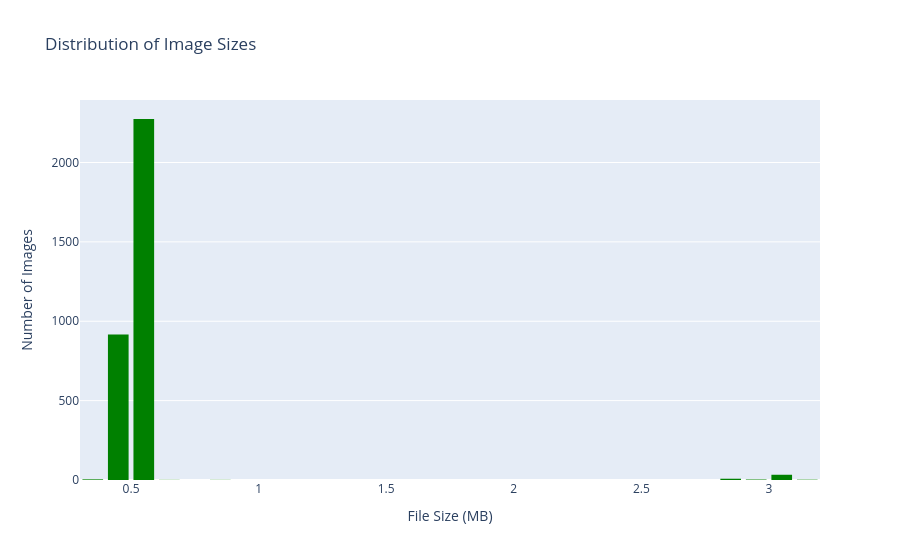

The notebook cell saved with this chart:
### Code cell
sizes_MB = []
for img_path in df["img_path"]:

    img = cv2.imread(img_path)

    size = os.path.getsize(img_path)
    sizes_MB.append(size/1_000_000)

fig = px.histogram(x=sizes_MB, nbins = 50, title = "Distribution of Image Sizes")
fig.update_layout(xaxis_title = "File Size (MB)",
                 yaxis_title = "Number of Images",
                 showlegend = False,
                 bargap = 0.1,
                 bargroupgap = 0.1)
fig.update_traces(marker = dict(color = "green"))
fig.show()

### Figure 1 — Plotly figure (JSON) as saved in the notebook; plotly's stock layout.template omitted (floating-point values rounded to 4 significant figures; data arrays with more than 128 entries replaced by an {"elided": "..."} marker saying what was removed)
{"data": [{"alignmentgroup": "True", "bingroup": "x", "hovertemplate": "x=%{x}<br>count=%{y}<extra></extra>", "legendgroup": "", "marker": {"color": "green", "pattern": {"shape": ""}}, "name": "", "nbinsx": 50, "offsetgroup": "", "orientation": "v", "showlegend": false, "x": {"elided": "3242 float values"}, "xaxis": "x", "yaxis": "y", "type": "histogram"}], "layout": {"xaxis": {"anchor": "y", "domain": [0, 1], "title": {"text": "File Size (MB)"}}, "yaxis": {"anchor": "x", "domain": [0, 1], "title": {"text": "Number of Images"}}, "legend": {"tracegroupgap": 0}, "title": {"text": "Distribution of Image Sizes"}, "barmode": "relative", "showlegend": false, "bargap": 0.1, "bargroupgap": 0.1}}
